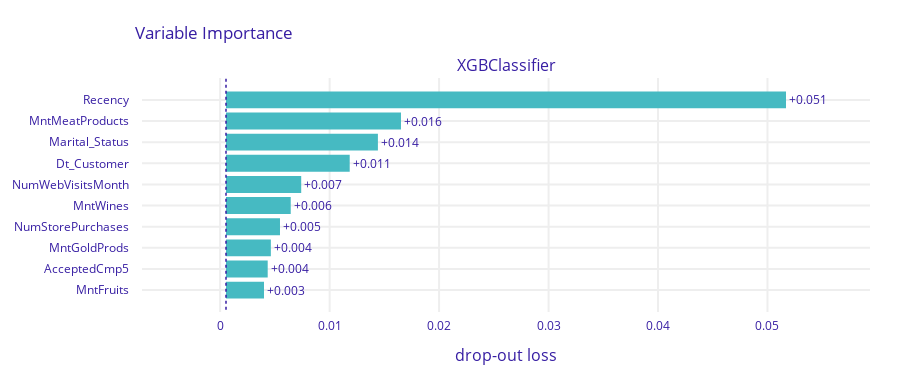

The code cell stored with this chart in its notebook:
### Code cell
mp.plot()

### Figure 1 — Plotly figure (JSON) as saved in the notebook; plotly's stock layout.template omitted (floating-point values rounded to 4 significant figures)
{"data": [{"base": 0.0005333, "hoverinfo": "text", "hoverlabel": {"bgcolor": "rgba(0,0,0,0.8)"}, "hovertext": ["Model: XGBClassifier loss after<br>variable: Recency is permuted: 0.052<br>Drop-out loss change: +0.051", "Model: XGBClassifier loss after<br>variable: MntMeatProducts is permuted: 0.017<br>Drop-out loss change: +0.016", "Model: XGBClassifier loss after<br>variable: Marital_Status is permuted: 0.014<br>Drop-out loss change: +0.014", "Model: XGBClassifier loss after<br>variable: Dt_Customer is permuted: 0.012<br>Drop-out loss change: +0.011", "Model: XGBClassifier loss after<br>variable: NumWebVisitsMonth is permuted: 0.007<br>Drop-out loss change: +0.007", "Model: XGBClassifier loss after<br>variable: MntWines is permuted: 0.006<br>Drop-out loss change: +0.006", "Model: XGBClassifier loss after<br>variable: NumStorePurchases is permuted: 0.005<br>Drop-out loss change: +0.005", "Model: XGBClassifier loss after<br>variable: MntGoldProds is permuted: 0.005<br>Drop-out loss change: +0.004", "Model: XGBClassifier loss after<br>variable: AcceptedCmp5 is permuted: 0.004<br>Drop-out loss change: +0.004", "Model: XGBClassifier loss after<br>variable: MntFruits is permuted: 0.004<br>Drop-out loss change: +0.003"], "marker": {"color": "#46bac2"}, "orientation": "h", "showlegend": false, "text": ["+0.051", "+0.016", "+0.014", "+0.011", "+0.007", "+0.006", "+0.005", "+0.004", "+0.004", "+0.003"], "textposition": "outside", "type": "bar", "x": [0.05116, 0.01598, 0.01388, 0.0113, 0.006871, 0.005913, 0.004932, 0.004097, 0.00381, 0.003471], "xaxis": "x", "y": ["Recency", "MntMeatProducts", "Marital_Status", "Dt_Customer", "NumWebVisitsMonth", "MntWines", "NumStorePurchases", "MntGoldProds", "AcceptedCmp5", "MntFruits"], "yaxis": "y"}], "layout": {"annotations": [{"font": {"size": 16}, "showarrow": false, "text": "XGBClassifier", "x": 0.5, "xanchor": "center", "xref": "paper", "y": 1, "yanchor": "bottom", "yref": "paper"}, {"font": {"size": 16}, "showarrow": false, "text": "drop-out loss", "x": 0.5, "xanchor": "center", "xref": "paper", "y": 0, "yanchor": "top", "yref": "paper", "yshift": -30}], "font": {"color": "#371ea3"}, "height": 383, "margin": {"b": 71, "r": 30, "t": 78}, "shapes": [{"line": {"color": "#371ea3", "dash": "dot", "width": 1.5}, "type": "line", "x0": 0.0005333, "x1": 0.0005333, "xref": "x", "y0": -1, "y1": 10, "yref": "y"}], "title": {"text": "Variable Importance", "x": 0.15}, "xaxis": {"anchor": "y", "automargin": true, "domain": [0, 1], "fixedrange": true, "gridwidth": 2, "range": [-0.00714, 0.05936], "tickcolor": "white", "ticklen": 3, "ticks": "outside", "type": "linear", "zeroline": false}, "yaxis": {"anchor": "x", "automargin": true, "autorange": "reversed", "domain": [0, 1], "fixedrange": true, "gridwidth": 2, "tickcolor": "white", "ticklen": 10, "ticks": "outside", "type": "category"}}}
